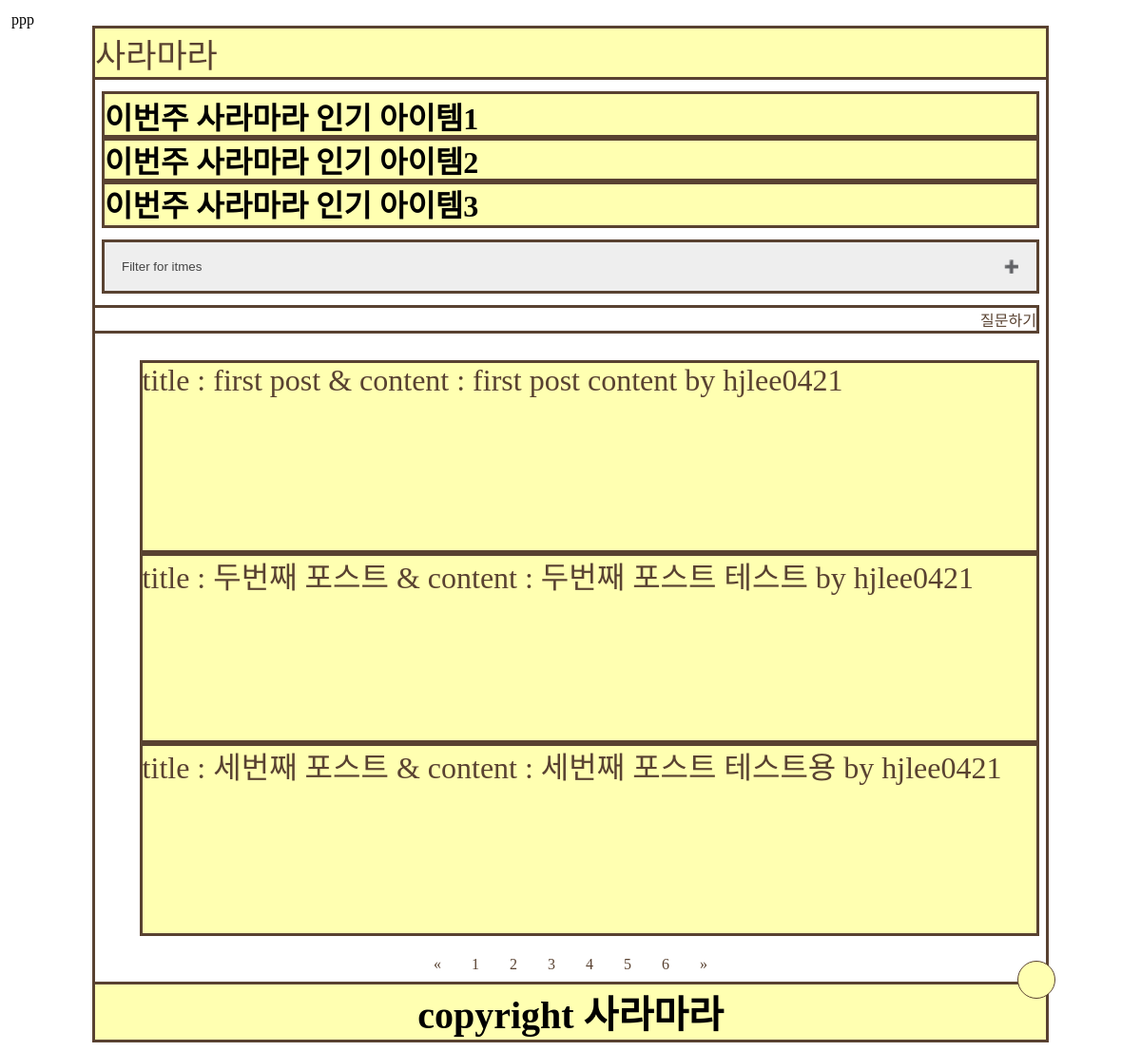
/posts/, run on the app's committed database.
### posts/models.py (models this page shows, shortened)
class Post(models.Model):
    author = models.ForeignKey(
        settings.AUTH_USER_MODEL, on_delete=models.CASCADE)  # 추천!
    title = models.CharField(max_length=128)
    content = models.TextField()
    pup_date = models.DateTimeField(
        verbose_name='date published', default=None)

### posts/views.py (the view)
# urls.py: path('', views.IndexView.as_view(), name='index'),
class IndexView(generic.ListView):
    template_name = 'posts/index.html'
    context_object_name = 'latest_post_list'
    def get_queryset(self):
        return Post.objects.all

### posts/templates/posts/index.html (shortened to what this page needs)
<!DOCTYPE html>
<html>
  <head>
    {% load static %}
    <link
      rel="stylesheet"
      type="text/css"
      href="{% static 'posts/style.css' %}"
    />
  </head>
  <body>
    <p>ppp</p>
    <div class="mylayout">
      <header>
        <a href="{% url 'posts:index' %}">
          사라마라
        </a>
      </header>
      <div class="dropdown">
        <button onclick="myFunction()" class="dropbtn"></button>
      </div>
      <br />
      <div class="hot-items">
        <h1 class="check1">이번주 사라마라 인기 아이템1</h1>
        <h1>이번주 사라마라 인기 아이템2</h1>
        <h1>이번주 사라마라 인기 아이템3</h1>
      </div>
      <br />
      <div class="items-sort">
        <button class="accordion">Filter for itmes</button>
      </div>
      <br />
      <div class="ask-list">
        <a href="item_ask.html">질문하기</a>
      </div>
      <br />
      <div class="items-wrap">
        {% if latest_post_list %}
        <ul>
          {% for post in latest_post_list %}
          <a href="{% url 'posts:detail' post.id %}"
            ><div class="single-item">
              title : {{post.title}} & content : {{post.content}} by
              {{post.author}}
            </div>
          </a>
          {% endfor %}
        </ul>
        {% else %}
        <p>no posts are available</p>
        {% endif %}
      </div>
      <div class="wrap-pagination">
        <div class="pagination">
          <a href="#">&laquo;</a>
          <a href="#">1</a>
          <a href="#">2</a>
          <a href="#">3</a>
          <a href="#">4</a>
          <a href="#">5</a>
          <a href="#">6</a>
          <a href="#">&raquo;</a>
        </div>
      </div>
      <footer>
        <h1>copyright 사라마라</h1>
      </footer>
    </div>
  </body>
</html>

### posts/static/posts/style.css (style rules this page uses)
body { display: block; margin: 1%; }
h1 { outline-style: solid; outline-color: #594231; background-color: #ffffb1; display: block; font-size: 2em; margin: 0 auto; }
p { margin: 0 auto; }
header { outline-style: solid; outline-color: #594231; background-color: #ffffb1; text-align: left; font-size: 35px; position: relative; }
.mylayout { outline-style: solid; outline-color: #594231; position: relative; width: 100%; max-width: 1000px; margin: 0 auto; }
.dropbtn { background-color: #ffffb1; border: 1px solid; border-color: #594231; color: #594231; height: 40px; width: 40px; border-radius: 100%; position: fixed; z-index: 1000; bottom: 5%; right: 7.5%; cursor: pointer; vertical-align: top; background-position: -276px -116px; outline: 0; }
footer { outline-style: solid; outline-color: #594231; text-align: center; font-size: 20px; color: black; position: relative; width: 100%; max-width: 1000px; margin: auto; z-index: 1; }
.hot-items { width: 98%; margin: 0 auto; }
.items-sort { outline-style: solid; outline-color: #594231; width: 98%; margin: 0 auto; }
.accordion { background-color: #eee; color: #444; cursor: pointer; padding: 18px; width: 100%; height: auto; text-align: left; border: none; outline: none; transition: 0.4s; }
.accordion:after { content: "\02795"; font-size: 13px; color: #777; float: right; margin-left: 5px; }
.ask-list { outline-style: solid; outline-color: #594231; text-align: right; width: 99%; }
.items-wrap { margin: 0 auto; }
.single-item { outline-style: solid; outline-color: #594231; background-color: #ffffb1; height: 200px; width: 98%; max-width: 1000px; display: block; font-size: 2em; margin: 0 auto; }
.wrap-pagination { text-align: center; }
.pagination { display: inline-block; }
.pagination a { color: black; float: left; padding: 8px 16px; text-decoration: none; }
a { color: #594231; text-decoration: none; }
a:link { color: #594231; text-decoration: none; }

### data on the page
Post: title "first post", content "first post content", author "hjlee0421"
Post: title "두번째 포스트", content "두번째 포스트 테스트", author "hjlee0421"
Post: title "세번째 포스트", content "세번째 포스트 테스트용", author "hjlee0421"
